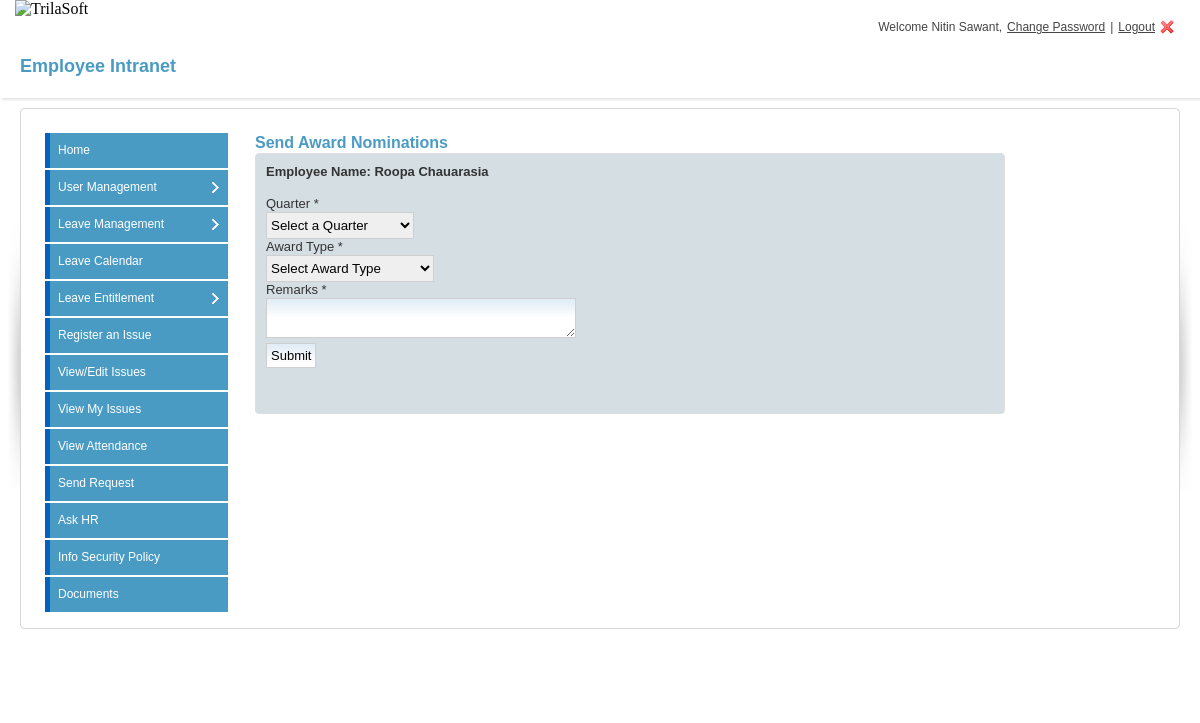
The page /sendnom.php?empid=11 (signed in) on the database its author committed.
### tables this page shows
CREATE TABLE `employee` (
  `empid` int(11) UNSIGNED NOT NULL,
  `empcode` varchar(20) NOT NULL,
  `type` int(11) NOT NULL,
  `username` varchar(200) NOT NULL,
  `password` varchar(200) NOT NULL,
  `doj` datetime NOT NULL,
  `supemail` varchar(100) NOT NULL,
  `fname` varchar(200) NOT NULL,
  `lname` varchar(200) NOT NULL,
  `email` varchar(200) NOT NULL,
  `address` text NOT NULL,
  `coraddress` text NOT NULL,
  `contact` varchar(20) NOT NULL,
  `emergencyno` varchar(20) NOT NULL,
  `designation` varchar(200) NOT NULL,
  `dob` datetime NOT NULL,
  `photo` varchar(200) NOT NULL,
  `department` int(11) UNSIGNED NOT NULL,
  `status` varchar(255) NOT NULL,
  `userstatus` varchar(100) NOT NULL DEFAULT 'active'
);

### login.class.php (called while the page is built, shortened)
<?php
class Login{
    private $dbhost = 'localhost';
    private $dbuser = 'trilasof_dba';
    private $dbpass = 'redsky@123456';
    public function __construct(){
        $this->connect = mysql_connect($this->dbhost, $this->dbuser, $this->dbpass);
    }
    public function session_check() {
		if($_SESSION['permission'] != 'yes') {
                   header("location: index.php");
                    return 'you have no permission to see this page';
                }else{
                    return $_SESSION['username'];
                }
    }
}
?>

### sendnom.php (the view, shortened to what this page needs)
<?php
include_once 'login.class.php';
$securearea = new Login();
$response = $securearea->session_check();
?>
<!DOCTYPE html>
<html>
<head>
<link rel="stylesheet" href="css/login-screen.css" type="text/css" media="screen" title="default" />
<link rel="stylesheet" href="css/form.css" type="text/css" media="screen" title="default" />
     <link rel="stylesheet" href="http://code.jquery.com/ui/1.10.1/themes/cupertino/jquery-ui.css" />
</head>
<body >
 <?php include('includes/header.php'); ?>
<div id="content-outer">
<div id="content">
	<div id="page-heading">
		<h1>Employee Intranet</h1>
	</div>
	<table border="0" width="100%" cellpadding="0" cellspacing="0" id="content-table">
	<tr>
		<th rowspan="3" class="sized"><img src="images/side_shadowleft.jpg" width="20" height="300" alt="" /></th>
		<th class="topleft"></th>
		<td id="tbl-border-top">&nbsp;</td>
		<th class="topright"></th>
		<th rowspan="3" class="sized"><img src="images/side_shadowright.jpg" width="20" height="300" alt="" /></th>
	</tr>
	<tr>
		<td id="tbl-border-left"></td>
		<td>
		<div id="content-table-inner">
			<div id="table-content">
			<div class="left_content">
           <?php
           include('includes/leftpanel.php');
           ?>
			</div>
    <div class="right_content">
     <h2>Send Award Nominations</h2>
        <div class="form">
        <div id="inputArea">
        <form method="post" action="">
        <?php
		$nomid = $_GET['empid'];
$sql = "SELECT * FROM  employee WHERE empid = '$nomid'";
$res = mysql_query($sql)or die(mysql_error());
$row = mysql_fetch_object($res);
echo'<label><strong> Employee Name: '.$row->fname.' '.$row->lname.'</strong></label>';
		?>
        <p>&nbsp;</p>
        <label for="quarter">
            Quarter *</label>
            <select id="quarter"  name="quarter" required>
            <option value="" selected="selected">Select a Quarter</option>
            </select>
            <label for="quarter">
            Award Type *</label>
            <select id="awardtype"  name="awardtype" required>
            <option value="" selected="selected">Select Award Type</option>
            </select>
         <label for="remarks">Remarks *</label>
         <textarea name="remarks" id="remarks" required></textarea>
         <input type="submit" value="Submit" name="sendnomination" style="width:auto">
        </form>
        </div>
        </div>
     	</div>
			</div>
		</div>
		</td>
		<td id="tbl-border-right"></td>
	</tr>
	<tr>
		<th class="sized bottomleft"></th>
		<td id="tbl-border-bottom">&nbsp;</td>
		<th class="sized bottomright"></th>
	</tr>
	</table>
	<div class="clear">&nbsp;</div>
</div>
<div class="clear">&nbsp;</div>
</div>
<div class="clear">&nbsp;</div>
</body>
</html>

### calendar/includes/header.php (shortened to what this page needs)
<div id="logo"> <img src="http://trilasoft.com/images/logo.png" alt="TrilaSoft" title="TrilaSoft"  />
</div>
 <div class="right_header">
<?php
if(isset($response))
{
$empid = $response;
$sql = "Select *from `employee` where `username` = '$empid'";
$res=mysql_query($sql)or die(mysql_error());
$row=mysql_fetch_object($res);
echo "Welcome " . $row->fname." ".$row->lname.", " ;
?>
<a href="changepass.php?sessid=<?php echo $_SESSION['sessid']; ?>" class="settings">Change Password</a> | <a href="index.php?val=0" class="logout">Logout</a>
</div>
<?php
}
else{
header('Location:index.php');
}
?>

### css/login-screen.css (style rules this page uses)
* { margin: 0; padding: 0; }
#logo { margin: 0px 0 11px 15px; }
img { border: 0; }
p { margin: 0px; padding: 0px; margin-bottom:0px !important; }
form { margin: 0; padding: 0; }
#logo { width:200px; z-index:1; top: 14px; left: 0px; float:left; }
.right_header { display: flex; flex-flow: row wrap; justify-content: flex-end; text-align:right; color:#444; padding:20px 20px 0 0px; font-family:Arial,Helvetica,sans-serif; font-size:12px; }
.right_header a { margin:0 5px 0 5px; text-decoration:underline; color:#444; font-family:Arial,Helvetica,sans-serif; }
.right_header a.logout { background:url(../images/user_logout.png) no-repeat right; padding-right:20px; font-family:Arial,Helvetica,sans-serif; }
#content-outer { background: url(../images/content_repeat.png) repeat-x; }
#content { color: #333; font-family: Arial, Helvetica, sans-serif; font-size: 12px; line-height: 18px; margin: 0 auto 0 auto; max-width: 100%; min-width: 780px; padding: 0px 0px 30px 0px; }
#content-table { font-size: 0px; line-height: 0px; }
#content-table th.sized { height: 15px; width: 15px; padding: 0; margin: 0; font-size: 0px; line-height: 0px; }
#content-table-inner { font-size: 12px; line-height: 12px; padding: 10px 0 20px 0; }
#tbl-border-top { background: url(../images/border_bit.jpg) top repeat-x; line-height: 0;font-size: 0px; height: 15px; }
#tbl-border-bottom { background: url(../images/border_bit.jpg) bottom repeat-x; line-height: 0;font-size: 0px; height: 15px; }
#tbl-border-left { background: url(../images/border_bit.jpg) left repeat-y; }
#tbl-border-right { background: url(../images/border_bit.jpg) right repeat-y; }
#table-content { line-height: 16px; margin: 0 10px 10px 10px; min-height: 300px; }
.topleft { background: url(../images/corner_top_left.jpg) no-repeat; width:15px; height:15px; }
.topright { background: url(../images/corner_top_right.jpg) no-repeat; width:15px; height:15px; }
.bottomleft { background: url(../images/corner_bottom_left.jpg) no-repeat; width:15px; height:15px; }
.bottomright { background: url(../images/corner_bottom_right.jpg) no-repeat; width:15px; height:15px; }
#page-heading { margin: 0px 0 10px 0px; background: #fff; box-shadow: 2px 2px 2px rgba(0, 0, 0, 0.1); padding: 20px 0px 20px 20px; }
h1 { color: #4a9bc3 !important; font-family: Arial, Helvetica, sans-serif !important; font-size: 18px !important; line-height: 24px !important; font-weight: bold !important; }
h2 { color: #4a9bc3 !important; font-size: 16px !important; font-weight: bold !important; line-height: 20px !important; margin-bottom: 10px !important; }
.h1, .h2, .h3, .h4, .h5, .h6, h1, h2, h3, h4, h5, h6 { margin-bottom:0px !important; }
*, *::after, *::before { box-sizing: inherit !important; }
.left_content { width:180px; float:left; padding:0px; }
.right_content { width:750px; float:left; padding:0px 0 0 30px; }

### css/form.css (style rules this page uses)
#inputArea { background-color: #d5dee3; border: 1px solid #DEDEDE; border-radius: .25rem; font-family: Arial,Sans-Serif; font-size: 13px; padding: 10px 10px 40px; width: auto; }
#inputArea input, #inputArea textarea { font-family: Arial, Sans-Serif; font-size: 13px; margin-bottom: 5px; display: block; padding: 4px; width: 300px; border:1px solid #cfcfcf; }
select { border:1px solid #cfcfcf; height:25px; }
.idle { border: solid 1px #85b1de; background-image: url( '../images/blue_bg.png' ); background-repeat: repeat-x; background-position: top; }

### sendnom.php (style rules this page uses)
label { display:block }

### rows shown on the page
employee: fname "Nitin", lname "Sawant"
employee: fname "Roopa", lname "Chauarasia"
